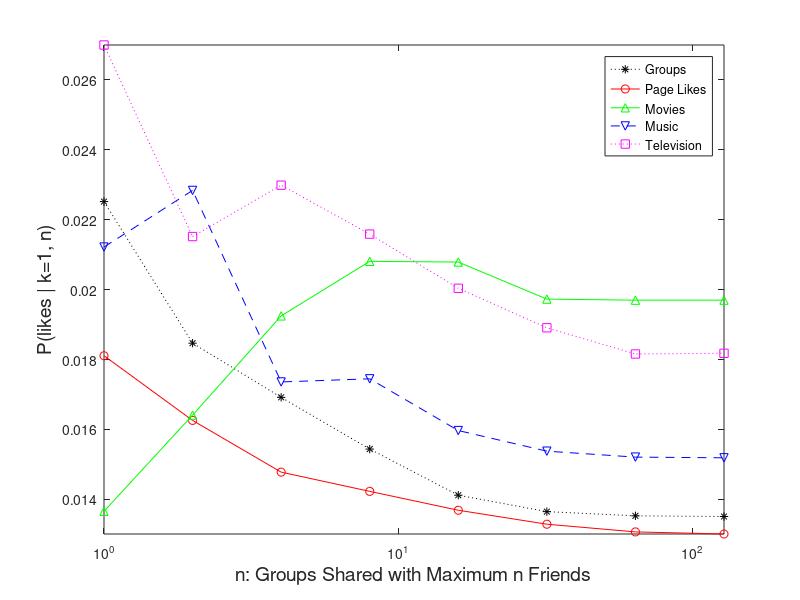

Source code (MATLAB):
load GENERAL_LIKES_probs.txt
GL = GENERAL_LIKES_probs;
load GROUPS_probs.txt
GR = GROUPS_probs;
load MOVIES_probs.txt;
MOV = MOVIES_probs;
load MUSIC_probs.txt;
MUS = MUSIC_probs;
load TELEVISION_probs.txt;
TEL = TELEVISION_probs;
figure(2);
n = [1,2,4,8,16,32,64,128];
%n = 1:8;
fontsize = 14;
k = 1;

%hold off;
%errorbar(n,GR(1:8,2),GR(1:8,12),'k.:');
%hold on;
%errorbar(n,GL(1:8,2),GL(1:8,12),'r.-');
%errorbar(n,MOV(1:8,2),MOV(1:8,12),'g.-');
%errorbar(n,MUS(1:8,2),MUS(1:8,12),'b.--');
%errorbar(n,TEL(1:8,2),TEL(1:8,12),'m.:');

hold off;
plot(n,GR(1:8,k),'k*:');
hold on;
plot(n,GL(1:8,k),'ro-');
plot(n,MOV(1:8,k),'g^-');
plot(n,MUS(1:8,k),'bv--');
plot(n,TEL(1:8,k),'ms:');


set(gca,'xscale','log');
xlabel('n: Groups Shared with Maximum n Friends','FontSize',fontsize);
ylabel(['P(likes | k=',num2str(k),', n)'],'FontSize',fontsize);
legend('Groups','Page Likes', 'Movies', 'Music', 'Television');
axis tight;

